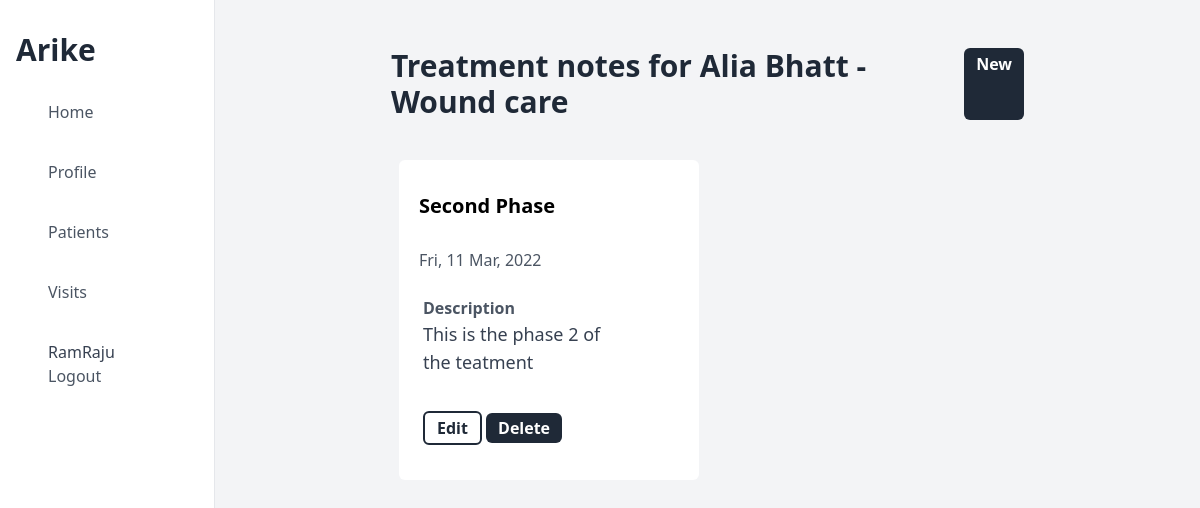
/list/treatmentnote/3 (signed in), run on the app's committed database.
### apps/models.py (models this page shows, shortened)
class CustomUser(AbstractUser):
    full_name = models.CharField(max_length=150, blank=True)
    role = models.CharField(choices=USER_ROLES, max_length=20, blank=False)
    phone = models.CharField(max_length=14, validators=[phone_number_regex])
    is_verified = models.BooleanField(default=False)
    district = models.ForeignKey(
        District, on_delete=models.PROTECT, blank=True, null=True
    )
    facility = models.ForeignKey(
        Facility, on_delete=models.PROTECT, blank=True, null=True
    )
    schedule_alert_time = models.DateTimeField(null=True)
    created_at = models.DateTimeField(auto_now_add=True)
    updated_at = models.DateTimeField(auto_now=True)
    deleted = models.BooleanField(default=False)

class Treatment(models.Model):
    description = models.TextField()
    care_type = models.CharField(choices=CARE_TYPE, max_length=150)
    care_sub_type = models.CharField(choices=CARE_SUB_TYPE, max_length=100)
    patient = models.ForeignKey(Patient, on_delete=models.PROTECT, null=True)
    created_at = models.DateTimeField(auto_now_add=True)
    updated_at = models.DateTimeField(auto_now=True)
    deleted = models.BooleanField(default=False)
    active = models.BooleanField(default=True, null=True)
    def __str__(self):
        return self.patient.full_name + " - " + self.care_type

class Patient(models.Model):
    full_name = models.CharField(max_length=150)
    date_of_birth = models.DateField()
    address = models.TextField(default="")
    landmark = models.CharField(max_length=100)
    phone = models.CharField(max_length=14, validators=[phone_number_regex])
    gender = models.CharField(max_length=20, choices=GENDER_CHOICES)
    emergency_phone_number = models.CharField(
        max_length=14, validators=[phone_number_regex]
    )
    expired_time = models.DateTimeField(blank=True, null=True)
    ward = models.ForeignKey(Ward, on_delete=models.PROTECT)
    facility = models.ForeignKey(Facility, on_delete=models.PROTECT, null=True)
    nurse = models.ForeignKey(
        CustomUser, blank=False, on_delete=models.PROTECT, null=True
    )
    created_at = models.DateTimeField(auto_now_add=True)
    updated_at = models.DateTimeField(auto_now=True)
    deleted = models.BooleanField(default=False)

class TreatmentNotes(models.Model):
    heading = models.CharField(max_length=150, null=True)
    description = models.TextField()
    visit = models.ForeignKey(VisitSchedule, on_delete=models.PROTECT, null=True)
    treatment = models.ForeignKey(Treatment, on_delete=models.PROTECT, null=True)
    created_at = models.DateTimeField(auto_now_add=True)
    updated_at = models.DateTimeField(auto_now=True)
    deleted = models.BooleanField(default=False)

### apps/views.py (the view)
class TreatmentNotesListView(LoginRequiredMixin, UserPermissionMixin, ListView):
    permission_required = "District Admin", "Primary Nurse", "Secondary Nurse"
    model = TreatmentNotes
    template_name = "TreatmentNotes/list.html"
    context_object_name = "objects"
    def get_queryset(self):
        treatment_id = self.kwargs["treatment_id"]
        treatment = Treatment.objects.get(pk=treatment_id)
        objects = TreatmentNotes.objects.filter(
            deleted=False, treatment=treatment
        ).order_by("-updated_at")
        return objects
    def get_context_data(self, **kwargs):
        context = super().get_context_data(**kwargs)
        context["treatment"] = Treatment.objects.get(pk=self.kwargs["treatment_id"])
        return context

### apps/Mixin.py (called while the page is built)
    def has_permission(self):
        perms = self.get_permission_required()
        if self.request.user.role in perms:
            return True
        else:
            return False

### templates/TreatmentNotes/list.html
{% extends "base_dashboard.html" %}
{% block content %}
    <div class="flex justify-between  my-8">
        <h1 class="text-3xl font-bold text-gray-800">Treatment notes for {{ treatment }}</h1>
        <a class="bg-gray-800 text-white font-bold text-1xl px-3 py-1 rounded-md text-center" href="/create/treatmentnote/{{ treatment.id }}">New</a>
    </div>
    <div class="grid grid-cols-2 ">
        {% for object in objects %}
        <div class="px-3 py-2 bg-white m-2 rounded-md ">
            <div class="flex my-6">
                <p class="font-semibold text-xl px-2">{{ object.heading }}</p>
            </div>
            <div class="text-gray-600 px-2 py-1">
            {{ object.created_at | date:"D, d M, Y"}}
            </div>
            <div class="pr-12 pl-3 py-2 mr-8 my-3">
                <p class="text-gray-600 font-bold text-md">Description</p>
                <p class="text-gray-700 font-regular text-lg">{{ object.description }}</p>
            </div>
            <div class="pr-12 pl-3 py-2 mr-8 my-6">
                <a class="bg-white text-gray-800 font-bold text-1xl px-3 py-1 rounded-md text-center border-2 border-gray-800" href="/update/treatmentnote/{{ object.id }}">Edit</a>
                <a class="bg-gray-800 text-white font-bold text-1xl px-3 py-1 rounded-md text-center" href="/delete/treatmentnote/{{ object.id }}">Delete</a>
            </div>
        </div>
        {% endfor %}
    </div>
{% endblock content %}

### templates/base_dashboard.html (shortened to what this page needs)
{% load static tailwind_tags %}
<!DOCTYPE html>
<html lang="en">
<head>
    {% tailwind_css %}
    <script src="https://cdn.tailwindcss.com"></script>
</head>
<body>
    <div class="flex">
        <div class="flex flex-col w-64 h-screen px-4 py-8 overflow-y-auto border-r">
        <h2 class="text-3xl font-semibold text-left text-gray-800">Arike</h2>
        <div class="flex flex-col justify-between mt-6">
            <aside>
            <ul>
                <li>
                <a class="flex items-center px-4 py-2 text-gray-600 rounded-md  hover:bg-gray-200 {% if request.path == '/' %} text-white bg-gray-700 {% endif %}" href="/">
                    <span class="mx-4 font-medium">Home</span>
                </a>
                </li>
                <li>
                    <a class="flex items-center px-4 py-2 mt-5 text-gray-600 rounded-md hover:bg-gray-200 {% if '/detail/user/' in request.path %} text-white bg-gray-700 {% endif %}" href="/detail/user/{{ request.user.id }}">
                        <span class="mx-4 font-medium">Profile </span>
                    </a>
                </li>
                <li>
                    <a class="flex items-center px-4 py-2 mt-5 text-gray-600 rounded-md hover:bg-gray-200 {% if '/list/patient' in request.path %} text-white bg-gray-700 {% endif %}" href="/list/patient">
                        <span class="mx-4 font-medium">Patients </span>
                    </a>
                </li>
                <li>
                    <a class="flex items-center px-4 py-2 mt-5 text-gray-600 rounded-md hover:bg-gray-200 {% if '/list/visitschedule' in request.path %} text-white bg-gray-700 {% endif %}" href="/list/visitschedule">
                        <span class="mx-4 font-medium">Visits </span>
                    </a>
                </li>
                <li>
                    <a class="flex flex-col items-start px-4 py-2 mt-5 text-gray-600 rounded-md hover:bg-gray-200" href="/logout">
                        <span class="mx-4 text-gray-700 font-medium">{{ request.user }}</span>
                        <span class="mx-4 font-medium">Logout </span>
                    </a>
                </li>
            </ul>
            </aside>
        </div>
        </div>
        <div class="w-screen h-screen p-4  overflow-y-auto bg-gray-100">
        <div class="flex flex-col px-40">
            {% block content %}
            {% endblock content %}
        </div>
    </div>
</body>
</html>

### data on the page
CustomUser: user "RamRaju"
Treatment: patient+care_type "Alia Bhatt - Wound care"
TreatmentNotes: heading "Second Phase", created_at "Fri, 11 Mar, 2022", description "This is the phase 2 of the teatment"
